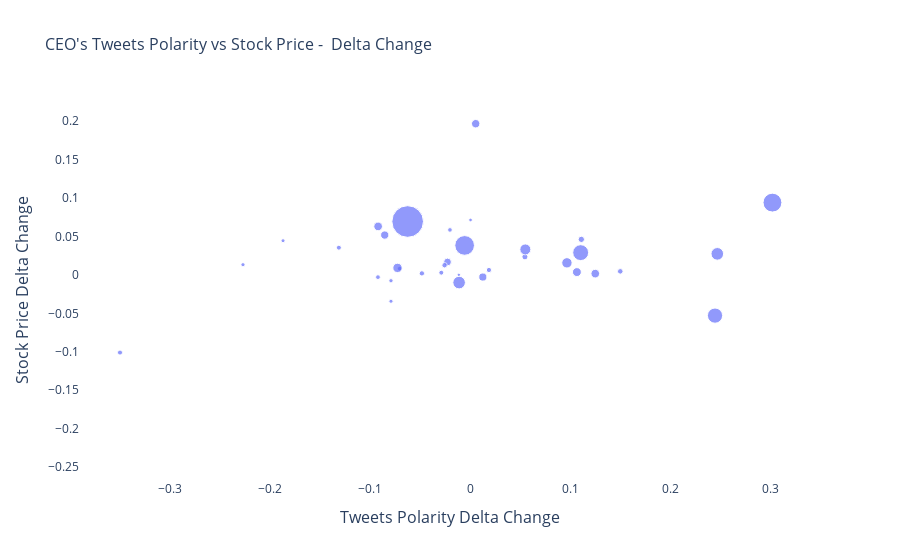

Notebook code for this chart:
### Markdown cell above
## Preliminary Plots

### Code cell
fig = go.Figure()
_ = fig.add_trace(go.Scatter(
    x= df_stock_tweets['Polarity_delta'],
    y= df_stock_tweets['Price_delta'],
    mode="markers",
    marker={"size": df_stock_tweets['Agg_favorite'], "sizemode": "area",
                                    "sizeref": 2*max(df_stock_tweets['Agg_favorite']/1000)},
    hovertemplate= "Number of Tweets per Day: %{x:.1f}<br>" +
    "Stock Price Change: %{y:.1f}<br>" +
    "Number of Likes: %{marker.size:,}" +
    "<extra></extra>"
))
fig.update_layout(
    plot_bgcolor="white",
    yaxis={"title": {"text": "Stock Price Delta Change", "font": {"size": 16}}},
    xaxis={"title": {"text": "Tweets Polarity Delta Change", "font": {"size": 16}}},
    # hovermode="x",
    title={'text': "CEO's Tweets Polarity vs Stock Price -  Delta Change", "font": {"size": 16}}
)
fig.show()

### Figure 1 — Plotly figure (JSON) as saved in the notebook; plotly's stock layout.template omitted (floating-point values rounded to 4 significant figures)
{"data": [{"hovertemplate": "Number of Tweets per Day: %{x:.1f}<br>Stock Price Change: %{y:.1f}<br>Number of Likes: %{marker.size:,}<extra></extra>", "marker": {"size": [0, 0, 5175, 4555, 29227, 876, 2128, 0, 0, 0, 0, 0, 0, 0, 17483, 0, 0, 0, 0, 1208, 0, 2340, 0, 0, 0, 1655, 4976, 1716, 0, 0, 0, 5628, 0, 0, 0, 0, 0, 0, 0, 8119, 0, 1840, 1864, 19063, 0, 2056, 0, 0, 0, 0, 5953, 0, 0, 0, 2759, 6548, 0, 0, 3006, 11954, 0, 0, 0, 5329, 0, 9091, 0, 5637, 0, 0, 998, 11979, 0, 1912, 0, 0, 1396, 0, 1292, 0, 1609, 2191, 75509, 0, 0, 0, 0, 26937, 1320, 0], "sizemode": "area", "sizeref": 151.0}, "mode": "markers", "type": "scatter", "x": [0.1746, 0, -0.08542, -0.02266, -0.00556, -0.01136, -0.04826, 0, 0, 0, 0, 0, 0, 0, 0.2447, 0, 0, 0, 0, -0.1871, -0.1344, 0.15, 0, 0, 0, -0.07045, 0.01264, -0.09219, 0, 0, 0, 0.125, 0, 0, 0, 0.02595, 0, 0, 0, 0.09669, 0, -0.02888, -0.1312, 0.1104, 0, 0.01875, 0, -0.1667, 0, 0, 0.1067, 0, 0, 0, 0.05471, -0.07265, -0.07962, 0, 0.1111, -0.01108, 0, 0, 0, 0.005492, 0, 0.05511, 0, -0.09202, 0, 0, 0.0003517, 0.247, 0, -0.35, 0.2417, 0, -0.07917, 0, -0.07917, 0, -0.02022, -0.02561, -0.0625, 0, 0, 0, 0, 0.3021, -0.2271, 0], "y": [null, 0.00376, 0.0519, 0.01683, 0.0384, 0.0001196, 0.002017, 0.006341, -0.02654, 0.02505, -0.006443, -0.003709, 0.02466, -0.008682, -0.05298, -0.03497, 0.03979, -0.02652, 0.0116, 0.0445, 0.003743, 0.004631, -0.01716, 0.01839, 0.03245, 0.00822, -0.002786, -0.002905, 0.002017, 0.03307, 0.001624, 0.001692, -0.03177, 0.0115, 0.002546, 0.01938, 0.001982, 0.004273, -0.05011, 0.01574, 0.02147, 0.002905, 0.03546, 0.029, -0.02358, 0.006409, -0.009964, -0.0004444, 0.01078, -0.001606, 0.003691, 0.01856, -0.01388, 0.01102, 0.02355, 0.00916, 0.01237, 0.04223, 0.04628, -0.009981, 0.002615, 0.04819, 0.0268, 0.1968, -0.01099, 0.03321, 0.06696, 0.06317, 0.1617, -0.06253, 0.07154, 0.02743, -0.01336, -0.1011, -0.2383, 0.07597, -0.007588, -0.05142, -0.03423, 0.07065, 0.05859, 0.0126, 0.06952, 0.03386, -0.08176, 0.01191, -0.05824, 0.09412, 0.01328, -0.08504]}], "layout": {"autosize": true, "plot_bgcolor": "white", "title": {"font": {"size": 16}, "text": "CEO's Tweets Polarity vs Stock Price -  Delta Change"}, "xaxis": {"autorange": true, "range": [-0.3913, 0.3537], "title": {"font": {"size": 16}, "text": "Tweets Polarity Delta Change"}, "type": "linear"}, "yaxis": {"autorange": true, "range": [-0.2721, 0.2355], "title": {"font": {"size": 16}, "text": "Stock Price Delta Change"}, "type": "linear"}}}
